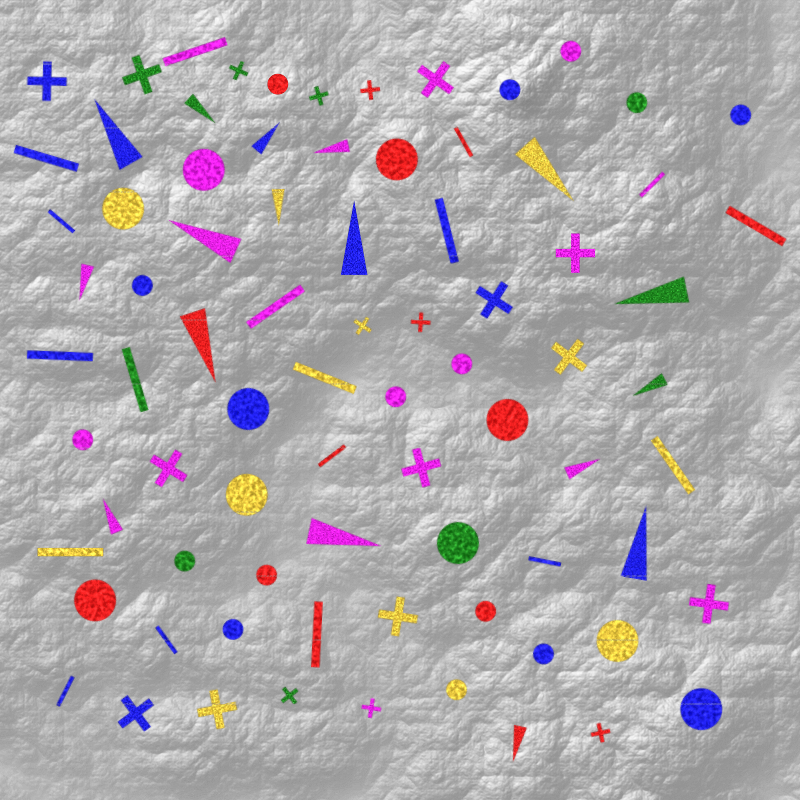
#> input picture hw3/identify_objects/src/shapes.png, 800 x 800 px
$ python shape_finder.py shapes.png large red circle
#> lines starting #> are read from the running program, lines starting #| are printed output that depends on the picture; after the words box and inside, x2 and y2 are one past the last pixel; in counts of white or black regions, pixels touching at a corner belong together
#> further down, im is the input picture: shape (800, 800, 3); mean B, G, R 173.6, 169.7, 174.9
import numpy as np
import cv2 as cv
import os
from typing import Optional


SIZE_OPTIONS = ["large", "small"]
# The hue values of the 6 primary colors are in the range 0-180 and are equally spaced
COLOR_OPTIONS = {"red": 0, "yellow": 36, "green": 72, "cyan": 108, "blue": 144, "magenta": 180}
SHAPE_OPTIONS = ["circle", "wedge", "rectangle", "cross"]


def otsu_threshold(counts: np.ndarray, bins: Optional[np.ndarray] = None) -> float:
    """Given a histogram (a numpy array where counts[i] is # of values where x=bins[i]) return
    the threshold that minimizes intra-class variance using Otsu's method. If 'bins' is provided,
    then the x-coordinate of counts[i] is set by bins[i]. Otherwise, it is assumed that the
    x-coordinates are 0, 1, 2, ..., len(counts)-1. If provided, 'bins' must be sorted in
    ascending order and have the same length as 'counts'.

    Note: For didactic purposes, this function uses numpy only and does not rely on OpenCV.
    """
    if bins is not None:
        if not len(counts) == len(bins):
            raise ValueError("bins must have the same length as counts")
        if not np.all(bins[:-1] <= bins[1:]):
            raise ValueError("bins must be sorted in ascending order")
    else:
        bins = np.arange(len(counts))

    def variance_helper(bins_: np.ndarray, counts_: np.ndarray) -> float:
        n = np.sum(counts_)
        if n == 0:
            return 0
        mu = np.dot(bins_, counts_) / n
        return np.dot(counts_, (bins_ - mu) ** 2) / n


    lowest_variance, best_threshold = float("inf"), 0
    for i in range(len(counts)):
        variance_left = variance_helper(bins[: i + 1], counts[: i + 1])
        variance_right = variance_helper(bins[i + 1 :], counts[i + 1 :])
        w_left, w_right = np.sum(counts[:i+1]), np.sum(counts[i+1:])
        total = w_left + w_right

        inter_class_variance = (w_left * variance_left + w_right * variance_right)/total
        if inter_class_variance < lowest_variance:
            # Set the threshold to the midpoint between bins[i] and bins[i+1]
            th = (bins[i] + bins[i + 1]) / 2 if i < len(bins) - 1 else bins[i] + 0.5
            lowest_variance, best_threshold = inter_class_variance, th
    return best_threshold


def roundedness(moments: dict[str, float]) -> float:
    """Given the moments of a shape, return the roundedness of the shape. The roundedness is
    defined as the ratio of two second-moment axes to each other. The circle and cross shapes have
    a roundedness of close to 1, while the rectangle and wedge shapes have a roundedness less than 1

    Note: see the OpenCV docs for the difference between moments["mu20"] and moments["m20"]. The
    latter is in the lecture slides, but the former makes the calculation easier.
    https://docs.opencv.org/3.4/d8/d23/classcv_1_1Moments.html
    """
    covariance = np.array([[moments["mu20"], moments["mu11"]], [moments["mu11"], moments["mu02"]]])
    # The eigenvalues of the covariance matrix are the variances of the shape in the x and y
    # directions. The roundedness is the ratio of the smallest standard deviation to the largest.
    stdevs = np.sqrt(np.linalg.eigvalsh(covariance))
    return min(stdevs) / max(stdevs)


def threshold_on_hue(image: np.ndarray, color: str, hue_tolerance: int = 10) -> np.ndarray:
    """The job of this function is to convert the image to binary form, where the shapes of a
    particular color are 1 and the background is 0. By 'color' we mean that the hue of a pixel is
    equal to the hue named by the given color string, plus or minus hue_tolerance. This is done
    by thresholding the image, and applying some morphological operations to clean up the result.
    """
#> called with color = 'red', hue_tolerance = 90

    # Convert to HSV
    hsv = cv.cvtColor(image, cv.COLOR_BGR2HSV)
#> hsv: shape (800, 800, 3); mean H, S, V 6.9, 14.4, 179.2

    # Choose a saturation threshold using Otsu's method
    saturation_hist = cv.calcHist([hsv], [1], None, [256], [0, 256]).astype(np.int32).ravel()
#> saturation_hist = 256 values, max 583502 at index 0, min 0 at index 247, mean 2500
    saturation_thresh = otsu_threshold(saturation_hist)
#> in otsu_threshold, `bins = np.arange(len(counts))`: bins = 256 values from 0 to 255
#> the loop in otsu_threshold, `for i in range(len(counts)):` made 256 passes
#> (variance_left, variance_right, w_left, w_right, inter_class_variance, th) on passes 1 to 7: (0, 5578.3, 583502, 56498, 492.4, 0.5), (0.0012, 5311.5, 584205, 55795, 463.1, 1.5), (0.00534, 5072.3, 584812, 55188, 437.4, 2.5), (0.0164, 4776.1, 585535, 54465, 406.5, 3.5), (0.0245, 4650.3, 585834, 54166, 393.6, 4.5), (0.0409, 4486.2, 586219, 53781, 377, 5.5), (0.0603, 4348.6, 586537, 53463, 363.3, 6.5)

    # Threshold on hue and saturation
    range_lo = ((COLOR_OPTIONS[color] - hue_tolerance) % 180, saturation_thresh, 0)
    range_hi = ((COLOR_OPTIONS[color] + hue_tolerance) % 180, 255, 255)
    wrapped = COLOR_OPTIONS[color] - hue_tolerance < 0 or COLOR_OPTIONS[color] + hue_tolerance > 180

    # Handle the case where the hue range "wraps around" 180 by thresholding in two steps and
    # combining the results.
    if wrapped:
        binary = cv.inRange(hsv, range_lo, (180, *range_hi[1:]))
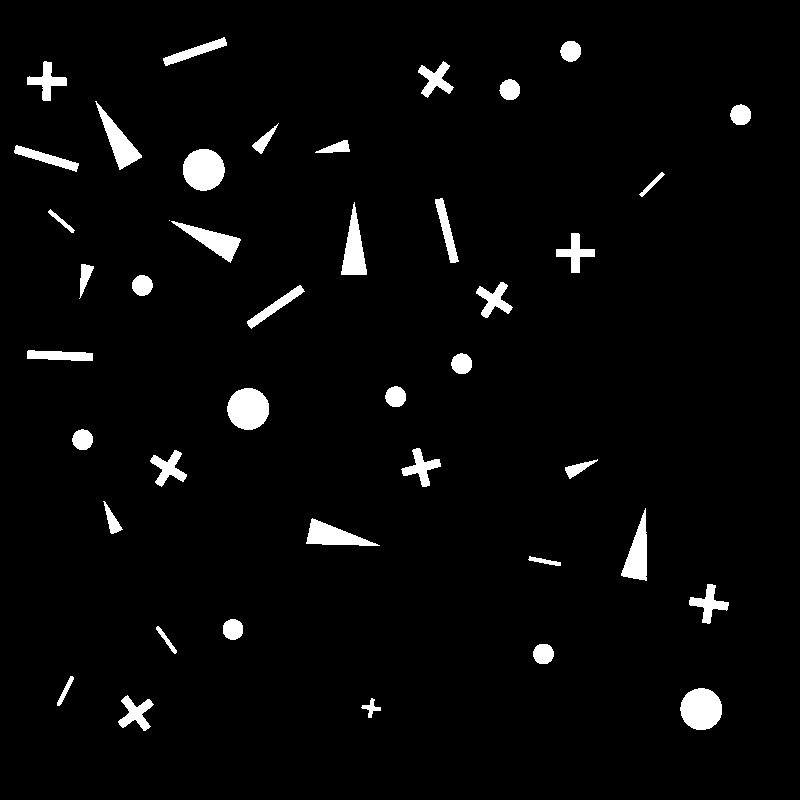
#> binary: shape (800, 800); 3.4% white; 42 white regions (1 under 20 px), largest, box (x1, y1, x2, y2) and area: (227, 388, 269, 430) 1386, (183, 149, 225, 191) 1385, (680, 688, 722, 730) 1383
        binary |= cv.inRange(hsv, (0, *range_lo[1:]), range_hi)
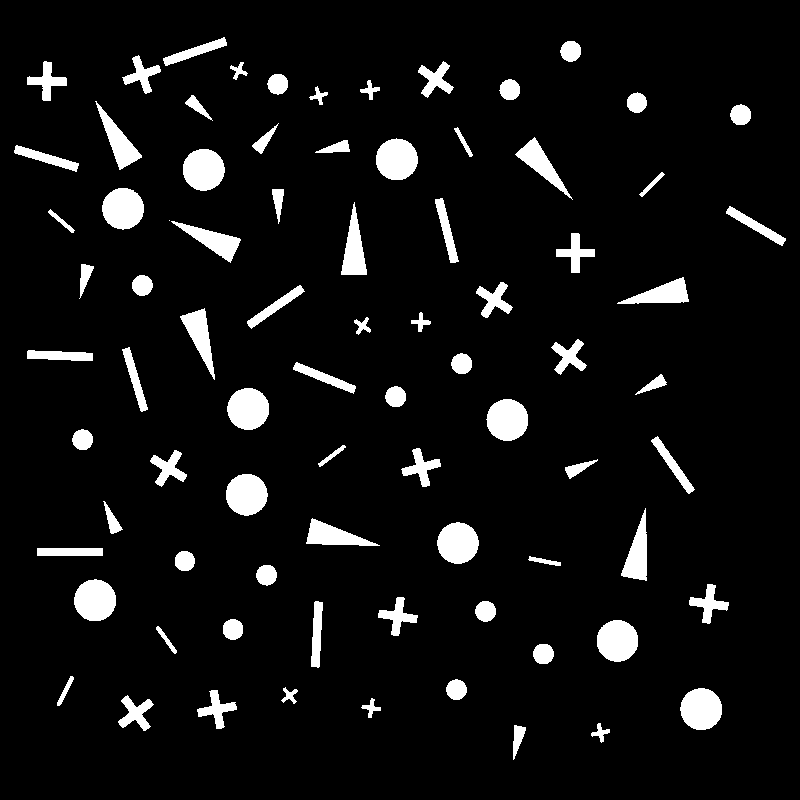
#> binary: shape (800, 800); 6.9% white; 81 white regions (1 under 20 px), largest, box (x1, y1, x2, y2) and area: (227, 388, 269, 430) 1386, (74, 579, 116, 621) 1386, (183, 149, 225, 191) 1385
    else:
        binary = cv.inRange(hsv, range_lo, range_hi)

    # Apply morphological operations to clean up the binary image
    kernel = cv.getStructuringElement(cv.MORPH_ELLIPSE, (5, 5))
    binary = cv.morphologyEx(binary, cv.MORPH_OPEN, kernel)
#> binary: shape (800, 800); 6.6% white; 78 white regions (2 under 20 px), largest, box (x1, y1, x2, y2) and area: (227, 388, 269, 430) 1385, (74, 579, 116, 621) 1385, (183, 149, 225, 191) 1384

    return binary


def is_shape_symmetric(
    binary: np.ndarray, centroid_xy: tuple[float, float], threshold: float
) -> bool:
    """Given a binary image, return True if the shape is symmetric about its centroid, and False
    otherwise. Symmetry is determined by checking if the shape is the same when rotated 180 degrees
    about its centroid. The threshold is the fraction of pixels that must match for the shape to be
    considered symmetric.
    """
    rot = cv.getRotationMatrix2D(centroid_xy, np.pi, 1)
    flipped = cv.warpAffine(binary, rot, binary.shape)
    frac_match = np.sum(binary * flipped) / np.sum(binary)
    return frac_match > threshold


def sample_points_on_ring(
    binary: np.ndarray, center_xy: tuple[float, float], radius: float, num_points: int
) -> list:
    """'Sample' the given binary image at a ring of points around the given center with the given
    radius. Return a list of the values of the binary image at these points. If a point is outside
    the image, it is ignored.
    """
    locations_xy = [
        (center_xy[0] + radius * np.cos(theta), center_xy[1] + radius * np.sin(theta)) # fixed this
        for theta in np.linspace(0, 2 * np.pi, num_points + 1)
    ]
    return [
        binary[int(np.round(y)), int(np.round(x))]
        for x, y in locations_xy
        if 0 <= x < binary.shape[1] and 0 <= y < binary.shape[0]
    ]


def identify_single_shape(binary: np.ndarray) -> str:
    """Given a binary image that contains a single shape, return a string describing the shape, i.e.
    one of the SHAPE_OPTIONS shapes at the top of the file."""

    # Compute the moments of the shape and find its center of mass (AKA centroid)
    moments = cv.moments(binary)
    centroid_xy = (moments["m10"] / moments["m00"], moments["m01"] / moments["m00"])

    # First, we can distinguish between (rectangles and wedges) vs (circles and crosses) by looking
    # at the roundedness of the shape. If the roundedness is high, it's a circle or cross. If it's
    # low, it's a rectangle or wedge.
    if roundedness(moments) < 0.9: # changed this from 0.5
        # If roundedness is low, it's a rectangle or wedge. We can distinguish between these two
        # by checking if the shape is symmetric about its centroid. If it is, it's a rectangle.
        # Otherwise, it's a wedge.
        if is_shape_symmetric(binary, centroid_xy, threshold=0.8):
            return "rectangle"
        else:
            return "wedge"
    else:
        # In this else clause, we know the shape is either a circle or a cross. We can
        # distinguish between these two by sampling points in a ring around the centroid. If all
        # the sampled points are 1, it's a circle. If we get some 0s, it's a cross. The trick is
        # to choose the radius of the ring so that it's not too big (all sampled points would be
        # outside the shape) and not too small (all sampled points would be 1s, even for the
        # cross). We can use the square root of the central second moment to estimate the
        # standard deviation or 'size' of the shape, and adjust the radius accordingly.
        stdev = np.sqrt(moments["mu20"] / moments["m00"])
        samples = sample_points_on_ring(binary, centroid_xy, radius= 0.9 * stdev, num_points=4) # removed 3 *
        if np.all(samples):
            return "circle"
        else:
            return "cross"


def find_shapes(
    image: np.ndarray,
    size: str,
    color: str,
    shape: str,
    min_area: int = 10,
    hue_tolerance: int = 10,
) -> np.ndarray:
    """Find all locations (centroids) in the image where there is a shape of the specified
    size, color, and shape type. Return the (x,y) locations of these centroids as a numpy array
    of shape (N, 2) where N is the number of shapes found.
    """
    # First pass: preprocess the image using a hue tolerance of ± 90. This gives ALL shapes that
    # are saturated, effectively ignoring the hue. We'll use this to figure out what counts as
    # 'large' or 'small' shapes, regardless of color.
    binary_all_colors = threshold_on_hue(image, color, hue_tolerance=90)

    # Second pass: threshold the image using the specified hue tolerance to get a binary image with
    # just the color we're interested in.
    binary_this_color = threshold_on_hue(image, color, hue_tolerance=hue_tolerance)
#> call 2 of threshold_on_hue, with color = 'red', hue_tolerance = 10
#> in threshold_on_hue (call 2), `binary |= cv.inRange(hsv, (0, *range_lo[1:]), range_hi)`:
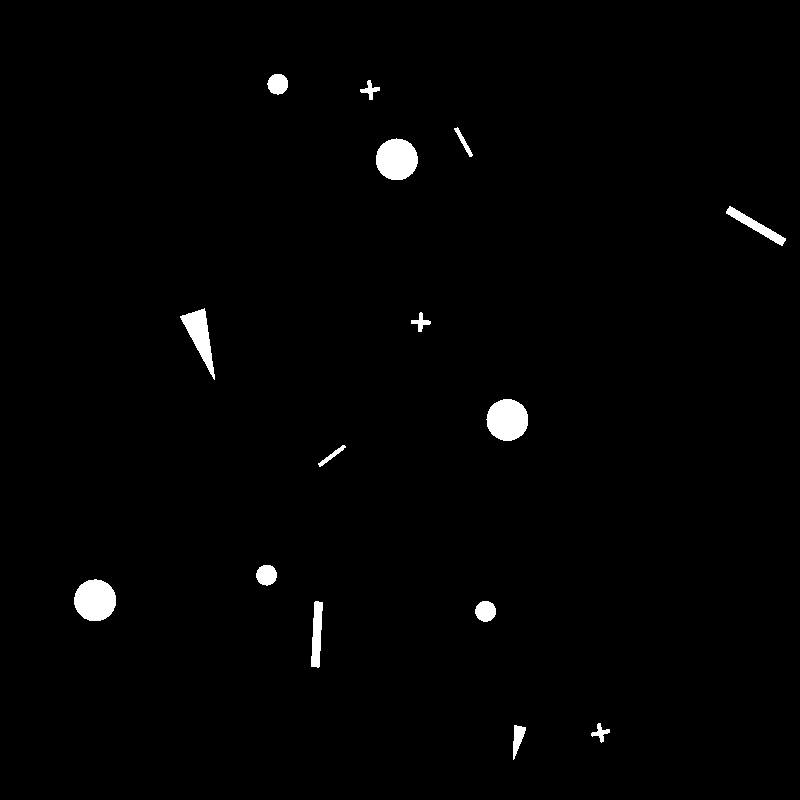
#> binary: shape (800, 800); 1.3% white; 15 white regions, largest, box (x1, y1, x2, y2) and area: (74, 579, 116, 621) 1386, (486, 399, 528, 441) 1382, (376, 138, 418, 180) 1381

    # Use connected components to segment the binary image into individual shapes
    num_labels, labels, stats, centroids = cv.connectedComponentsWithStats(binary_all_colors)
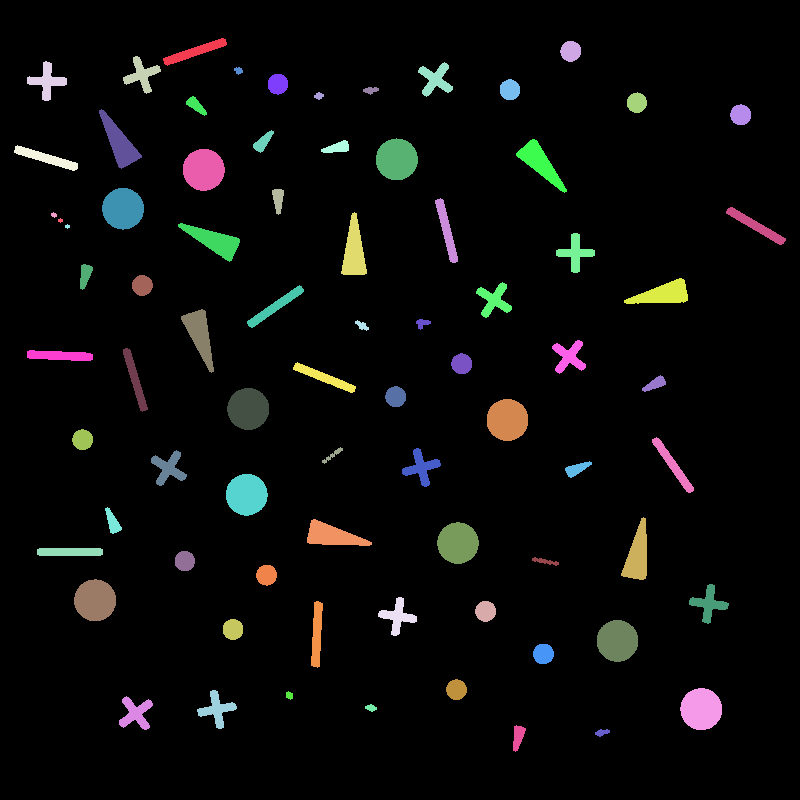
#> labels: shape (800, 800) int32; 79 distinct labels, from 0 to 78; one colour per label, 0 black

    # Loop over the identified connected components and identify their shape, size, and color.
    # For each shape of the correct type, record its location, size, and a boolean flag indicating
    # whether it's the correct color.
    shape_info = []
    for i in range(num_labels): # iterate over all components/shapes
        # Skip if shape is too small (we can't identify very very small shapes))
        if stats[i, cv.CC_STAT_AREA] < min_area:
            continue

        # Make a new temporary binary image with just the current shape
        shape_i_only = np.zeros_like(binary_all_colors)
        shape_i_only[labels == i] = 1 # gets the iamge but pixels one only one

        # Identify the shape
        shape_type = identify_single_shape(shape_i_only)

        # If it's the kind of shape we're looking for, record its location and size
        if shape_type == shape:
            area, is_correct_color = (
                stats[i, cv.CC_STAT_AREA],
                np.any(shape_i_only * binary_this_color),
            )
            shape_info.append((tuple(centroids[i]), area, is_correct_color))
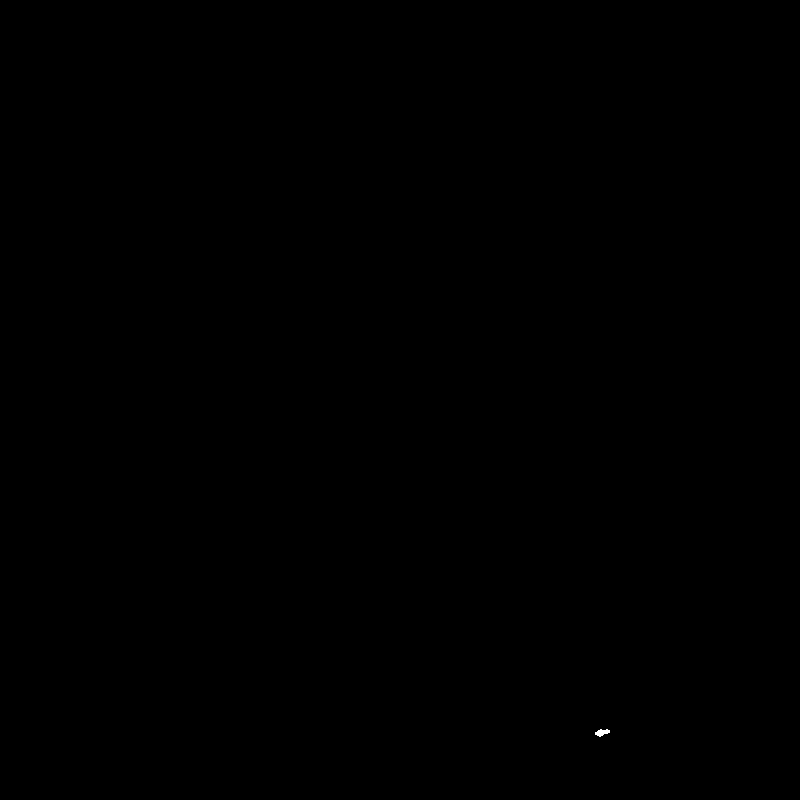
#> shape_i_only: shape (800, 800); values 0 (black) and 1 (white), 0.01% white; 1 white region, box (x1, y1, x2, y2) and area: (595, 729, 610, 737) 74

    # Last, we need to filter out the shapes that are the wrong size. We'll do this by finding
    # a good threshold that distinguishes 'small' from 'large' for our given shape, across all
    # colors. Then we'll filter out the shapes that are the wrong size / color
    areas, counts = np.unique([area for _, area, _ in shape_info], return_counts=True)
    area_threshold = otsu_threshold(counts)
    if size == "small":
        return np.array(
            [
                loc
                for loc, area, correct_color in shape_info
                if area < area_threshold and correct_color
            ]
        )
    else:
        return np.array(
            [
                loc
                for loc, area, correct_color in shape_info
                if area >= area_threshold and correct_color
            ]
        )


def annotate_locations(image: np.ndarray, locs_xy: np.ndarray) -> np.ndarray:
    """Annotate the locations on the image by drawing circles on each (x,y) location"""
    annotated = image.copy()
    black, white, symbol_size = (0, 0, 0), (255, 255, 255), 8
    for x, y in locs_xy:
        x, y = int(x), int(y)
        cv.circle(annotated, (x, y), symbol_size, white, -1, cv.LINE_AA)
        cv.line(annotated, (x - symbol_size, y), (x + symbol_size, y), black, 1, cv.LINE_AA)
        cv.line(annotated, (x, y - symbol_size), (x, y + symbol_size), black, 1, cv.LINE_AA)
        cv.circle(annotated, (x, y), symbol_size, black, 1, cv.LINE_AA)
#> this loop made 6 passes
#> (x, y) on passes 1 to 6: (277.4, 83.65), (396.3, 159), (507, 419.5), (266.1, 574.7), (94.66, 599.9), (485.1, 610.8)
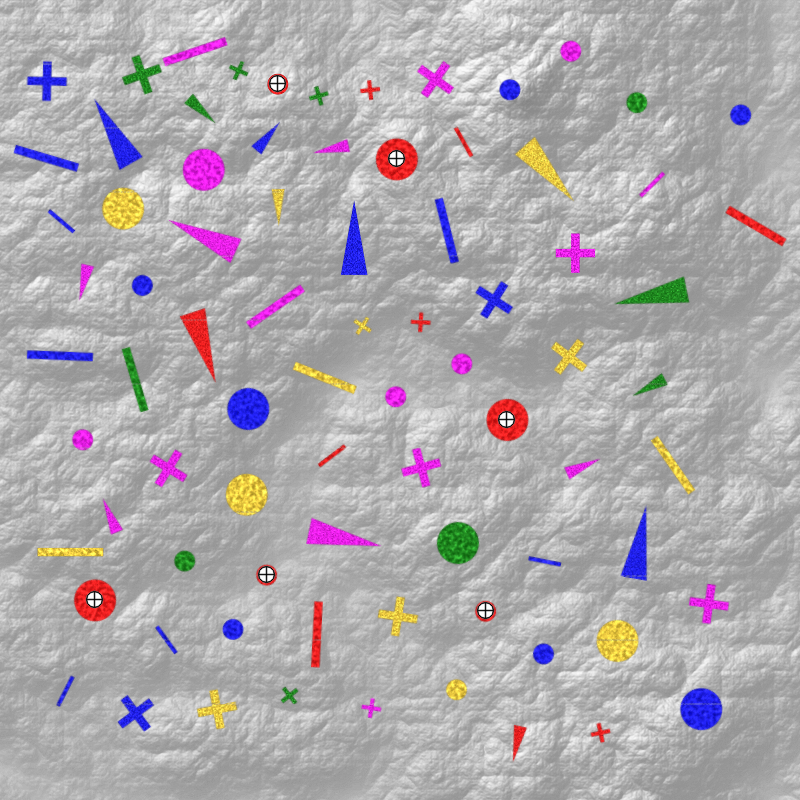
#> annotated: shape (800, 800, 3); 0.24% of pixels changed, all inside (x1, y1, x2, y2) = (85, 74, 516, 620)
    return annotated


if __name__ == "__main__":
    import argparse

    parser = argparse.ArgumentParser()
    parser.add_argument("image", help="Path to the image file")
    parser.add_argument("size", help="Return large or small shapes?", choices=SIZE_OPTIONS)
    parser.add_argument(
        "color", help="Return shapes of a specific color?", choices=COLOR_OPTIONS.keys()
    )
    parser.add_argument("shape", help="Return shapes of a specific type?", choices=SHAPE_OPTIONS)
    parser.add_argument("--min-area", type=int, default=10, help="Minimum area of a shape")
    parser.add_argument("--hue-tolerance", type=int, default=10, help="Hue tolerance")
    args = parser.parse_args()

    if not os.path.exists(args.image):
        raise FileNotFoundError(f"File not found: {args.image}")

    # Load the image
    im = cv.imread(args.image)

    # Find the shapes
    locations = find_shapes(
        im,
        args.size,
        args.color,
        args.shape,
        min_area=args.min_area,
        hue_tolerance=args.hue_tolerance,
    )
    description = f"Located {len(locations)} {args.size} {args.color} {args.shape}s"

    # Annotate the locations on the image and display it
    cv.imshow(description, annotate_locations(im, locations))
    cv.waitKey(0)
    cv.destroyAllWindows()
